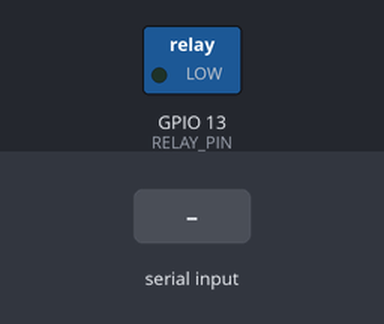
A sketch run on a simulated ESP32. Shown: switched loads named in the sketch (green lamp = pin HIGH). The test bench sets the inputs (shaded band). WiFi joins after 1.5 s; servers stay silent unless stated; the local clock reads 2024-03-15 10:24:30 at power-on unless the sketch sets it; what the sketch prints to the serial monitor is not drawn.

Above: at 2.7 s.
2.8 s: "RING\n" received over Serial
At 3.3 s:
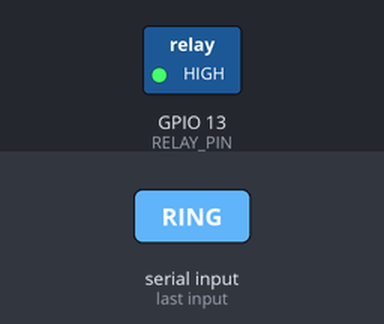
Timing chart, 0 to 7.4 s (numbered marks = the images above; inputs shaded):
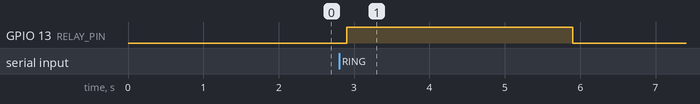

The sketch:

esp32-bell.ino
```cpp
// Mamta Public School — standalone ESP32 bell controller
// ------------------------------------------------------
// Two ways to ring the bell:
//   1. Standalone: the board keeps its own schedule and syncs time over WiFi/NTP,
//      so it rings even when no computer is on.
//   2. From the website: bell-system.html can pair over Web Serial (9600 baud)
//      and it sends "RING\n" for manual/scheduled bells.
//
// Wiring: relay module IN -> GPIO 13, VCC -> 5V (or 3V3 for 3.3V modules),
// GND -> GND. Use a relay rated for the bell/siren load, and keep mains wiring
// away from the board (prefer a qualified electrician for 230V work).

#include <WiFi.h>
#include <time.h>

// ---- CONFIGURE ----
const char* WIFI_SSID = "YOUR_WIFI_NAME";
const char* WIFI_PASS = "YOUR_WIFI_PASSWORD";
const char* TZ_RULE  = "IST-5:30";           // India Standard Time

const int RELAY_PIN = 13;
const unsigned long RING_MS = 3000;          // how long the relay stays on
const bool RELAY_ACTIVE_LOW = false;         // true for many cheap relay boards

// Keep this list in step with the schedule on bell-system.html.
const char* SCHEDULE[] = {
  "08:00",  // Assembly
  "08:30",  // Period 1
  "09:10",  // Period 2
  "09:50",  // Period 3
  "10:30",  // Short break
  "10:50",  // Period 4
  "11:30",  // Period 5
  "12:10",  // Lunch
  "12:50",  // Period 6
  "13:30",  // Period 7
  "14:00"   // School off
};
const size_t SCHEDULE_COUNT = sizeof(SCHEDULE) / sizeof(SCHEDULE[0]);
// -------------------

String lastMinute = "";

void relayOn()  { digitalWrite(RELAY_PIN, RELAY_ACTIVE_LOW ? LOW : HIGH); }
void relayOff() { digitalWrite(RELAY_PIN, RELAY_ACTIVE_LOW ? HIGH : LOW); }

void ringBell(const char* reason) {
  Serial.print("RING: ");
  Serial.println(reason);
  relayOn();
  delay(RING_MS);
  relayOff();
}

bool clockValid() {
  time_t now = time(nullptr);
  struct tm t;
  localtime_r(&now, &t);
  return t.tm_year > 100;   // year >= 2001 means NTP has set the clock
}

void setup() {
  Serial.begin(9600);
  pinMode(RELAY_PIN, OUTPUT);
  relayOff();

  WiFi.mode(WIFI_STA);
  WiFi.begin(WIFI_SSID, WIFI_PASS);
  Serial.print("WiFi connecting");
  unsigned long start = millis();
  while (WiFi.status() != WL_CONNECTED && millis() - start < 20000) {
    delay(500);
    Serial.print(".");
  }
  Serial.println();

  configTzTime(TZ_RULE, "pool.ntp.org", "time.google.com");
  Serial.println("Bell controller ready. Send RING over serial 9600 baud.");
}

void loop() {
  // 1) Command from the website over Web Serial.
  if (Serial.available()) {
    String cmd = Serial.readStringUntil('\n');
    cmd.trim();
    if (cmd == "RING") ringBell("website");
  }

  // 2) Local schedule, checked once per minute.
  if (clockValid()) {
    time_t now = time(nullptr);
    struct tm t;
    localtime_r(&now, &t);
    char hhmm[6];
    strftime(hhmm, sizeof(hhmm), "%H:%M", &t);

    if (lastMinute != hhmm) {
      lastMinute = hhmm;
      for (size_t i = 0; i < SCHEDULE_COUNT; i++) {
        if (strcmp(SCHEDULE[i], hhmm) == 0) {
          ringBell("schedule");
          break;
        }
      }
    }
  }

  delay(200);
}
```

Measured:
- after the input at 2.8 s, GPIO 13 (RELAY_PIN): LOW → HIGH after 0.10 s, → LOW 3.0 s later
